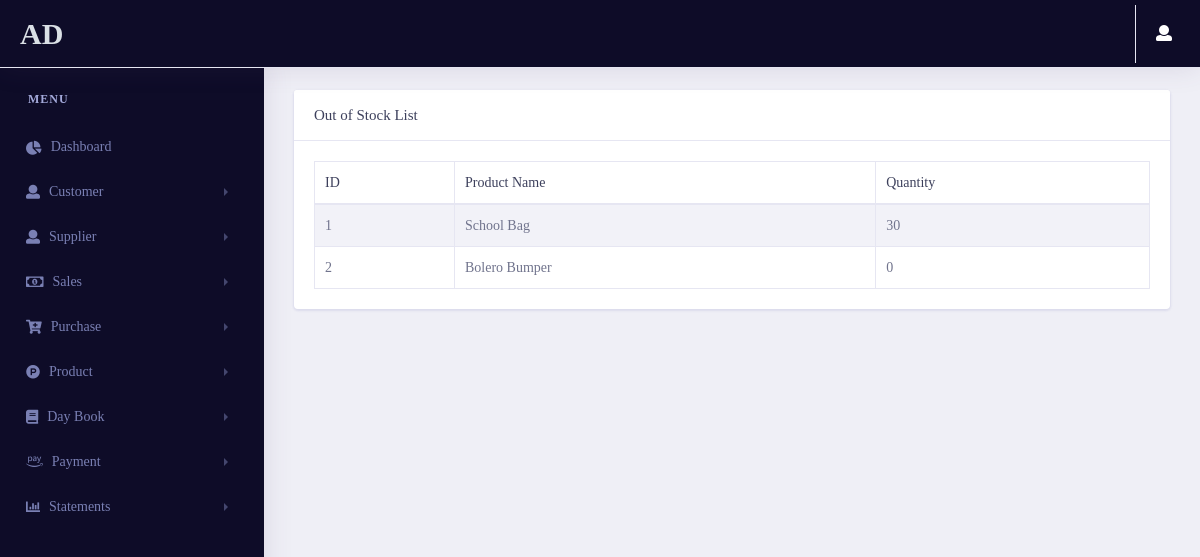
The page /statement/outofstock/ (signed in) on the database as committed earlier.
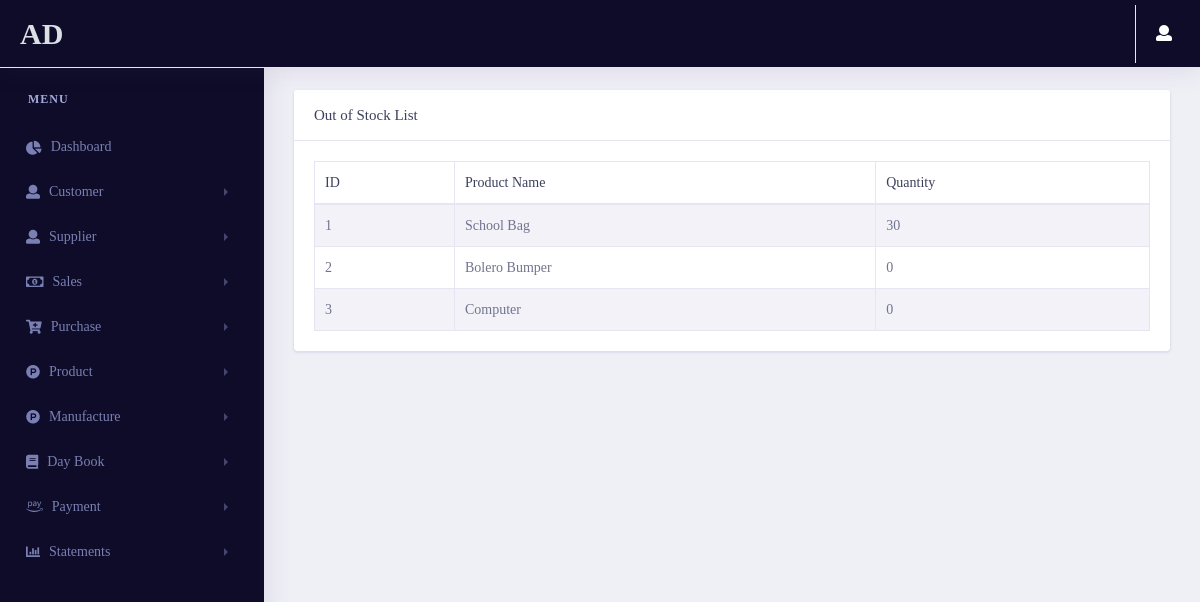
The same page on the database as committed later.
### pages/models.py (models this page shows, shortened)
class Profile(models.Model):
    user = models.OneToOneField(User,on_delete=models.CASCADE , related_name="profile")
    phone_no = models.CharField(max_length=20)
    company_name = models.CharField(max_length=50)
    Address = models.CharField(max_length=500)
    city = models.CharField(max_length=50)
    state = models.CharField(max_length=50)
    pincode = models.CharField(max_length=50)
    GSTNO = models.CharField(max_length=50)
    Bank_name = models.CharField(max_length=50)
    Bank_AC = models.CharField(max_length=50)
    IFSC_Code = models.CharField(max_length=50)
    Branch_name = models.CharField(max_length=50)
    id = models.UUIDField(default=uuid.uuid4 , unique=True , primary_key=True , editable=False)
    class Meta:
        indexes = [models.Index(fields=['user' , 'id'])]

### products/models.py (models this page shows, shortened)
class Stock_estimate(models.Model):
    product = models.OneToOneField(Product_estimate,on_delete=models.CASCADE)
    quantity = models.IntegerField(null=True,blank=True,default=0)
    purchase_price = models.IntegerField(null=True,blank=True,default=0)
    id = models.UUIDField(default=uuid.uuid4 , unique=True , primary_key=True , editable=False)
    class Meta:
        indexes = [models.Index(fields=('product' , 'id'))]

class Product_estimate(models.Model):
    product_name = models.CharField(max_length=100)
    product_categ = models.CharField(max_length=50)
    product_type = models.ForeignKey(Product_type, null=True, blank=True, on_delete=models.SET_NULL)
    unit = models.CharField(max_length=50)
    selling_price = models.FloatField()
    purchase_price = models.FloatField(null=True, blank=True)
    store_location = models.CharField(max_length=50)
    supplier = models.ForeignKey(Supplier_estimate , on_delete=models.CASCADE , blank=True,null=True)
    minimum_stock=models.IntegerField()
    id = models.UUIDField(default=uuid.uuid4 , unique=True , primary_key=True , editable=False)
    class Meta:
        indexes = [models.Index(fields=('product_name' , 'id' , 'supplier'))]

### statements/views.py (the view)
# urls.py: path('outofstock/',views.outofstock,name="outofstock"),
@login_required(login_url='login')
def outofstock(request):
    if request.user.groups.filter(name='Estimate').exists():
        if request.method=='GET':
            stocks_with_min_quantity = Stock_estimate.objects.annotate(min_stock=F('product__minimum_stock')).filter(quantity__lte=F('min_stock'))
            context = {
                'stocks_with_min_quantity': stocks_with_min_quantity
            }
            return render(request, 'statements/outofstock.html', context)

### pages/templatetags/user_auth.py (called while the page is built)
@register.filter(name='has_group')
def has_group(user, group_name):
    group = Group.objects.get(name=group_name)
    return True if group in user.groups.all() else False

### statements/templates/statements/outofstock.html (shortened to what this page needs)
{% extends 'pages/base.html' %}
{% load static %}
{% load user_auth %}
{% block content %}
<link rel="stylesheet" href="{% static 'vendor/bootstrap/css/bootstrap.min.css' %}">
<link href="{% static 'vendor/fonts/circular-std/style.css' %}" rel="stylesheet">
<link rel="stylesheet" href="{% static 'libs/css/style.css' %}">
<link rel="stylesheet" href="{% static 'vendor/fonts/fontawesome/css/fontawesome-all.css' %}">
<link rel="stylesheet" type="text/css" href="{% static 'vendor/datatables/css/dataTables.bootstrap4.css' %}">
{% if request.user|has_group:"Estimate" %}
<div class="row">
  <div class="col-xl-12 col-lg-12 col-md-12 col-sm-12 col-12">
    <div class="card">
      <h5 class="card-header">Out of Stock List</h5>
      <div class="card-body">
        <div class="table-responsive">
          <table class="table table-striped table-bordered first" id="example">
            <thead>
              <tr>
                <th>ID</th>
                <th>Product Name</th>
                <th>Quantity</th>
              </tr>
            </thead>
            <tbody>
              {% for i in stocks_with_min_quantity %}
              <tr>
                <td>{{forloop.counter}}</td>
                <td>{{i.product.product_name}}</td>
                <td>{{i.quantity}}</td>
              </tr>
              {% endfor %}
            </tbody>
          </table>
        </div>
      </div>
    </div>
  </div>
</div>
{% endif %}
{% endblock content %}

### pages/templates/pages/base.html (shortened to what the changed rows need)
{% load static %}
{% load user_auth %}
<!doctype html>
<html lang="en">
<head>
    <link rel="stylesheet" href="{% static 'vendor/bootstrap/css/bootstrap.min.css' %}">
    <link href="{% static 'vendor/fonts/circular-std/style.css' %}" rel="stylesheet">
    <link rel="stylesheet" href="{% static 'libs/css/style.css' %}">
    <link rel="stylesheet" href="{% static 'vendor/fonts/fontawesome/css/fontawesome-all.css' %}">
    <link rel="stylesheet" href="{% static 'vendor/fonts/material-design-iconic-font/css/materialdesignicons.min.css' %}">
    <link rel="stylesheet" href="{% static 'vendor/fonts/flag-icon-css/flag-icon.min.css' %}">
    <link href="{% static 'Select2/css/select2.min.css' %}" rel="stylesheet" type="text/css">
    <link href="stylesheet" href="{% static 'vendor/multi-select/css/multi-select.css' %}">
</head>
<body>
    <div class="dashboard-main-wrapper">
          <div class="dashboard-header">
            <nav class="navbar navbar-expand-lg sidebar-dark fixed-top" >
                <a class="navbar-brand text-light" href="{% url 'dashboard' %}">{{request.user.profile.company_name}}</a>
                <div class="collapse navbar-collapse " id="navbarSupportedContent">
                    <ul class="navbar-nav ml-auto navbar-right-top">
                    </ul>
                </div>
            </nav>
        </div>
        <div class="nav-left-sidebar sidebar-dark">
            <div class="menu-list">
                <nav class="navbar navbar-expand-lg navbar-dark">
                    <div class="collapse navbar-collapse" id="navbarNav">
                        <ul class="navbar-nav flex-column">
                            {% if request.user|has_group:"Manufacture" %}
                            <li class="nav-item">
                                <a class="nav-link" href="#" data-toggle="collapse" aria-expanded="false" data-target="#manufacture" aria-controls="submenu-5"><i class=" fab fa-product-hunt"></i>Manufacture</a>
                            </li>
                            {% endif %}
                        </ul>
                    </div>
                </nav>
            </div>
        </div>
        <div class="dashboard-wrapper">
            <div class="dashboard-ecommerce">
                <div class="container-fluid dashboard-content ">
                    <div class="ecommerce-widget">
                    {% block content %}
                    {% endblock content %}
                    </div>
                </div>
            </div>
        </div>
    </div>
</body>
</html>

Rows that differ between the two databases and show on the page:
added Stock_estimate: product.product_name "Computer", quantity "0"
Other text that changed with them:
text now shown: "Manufacture"
